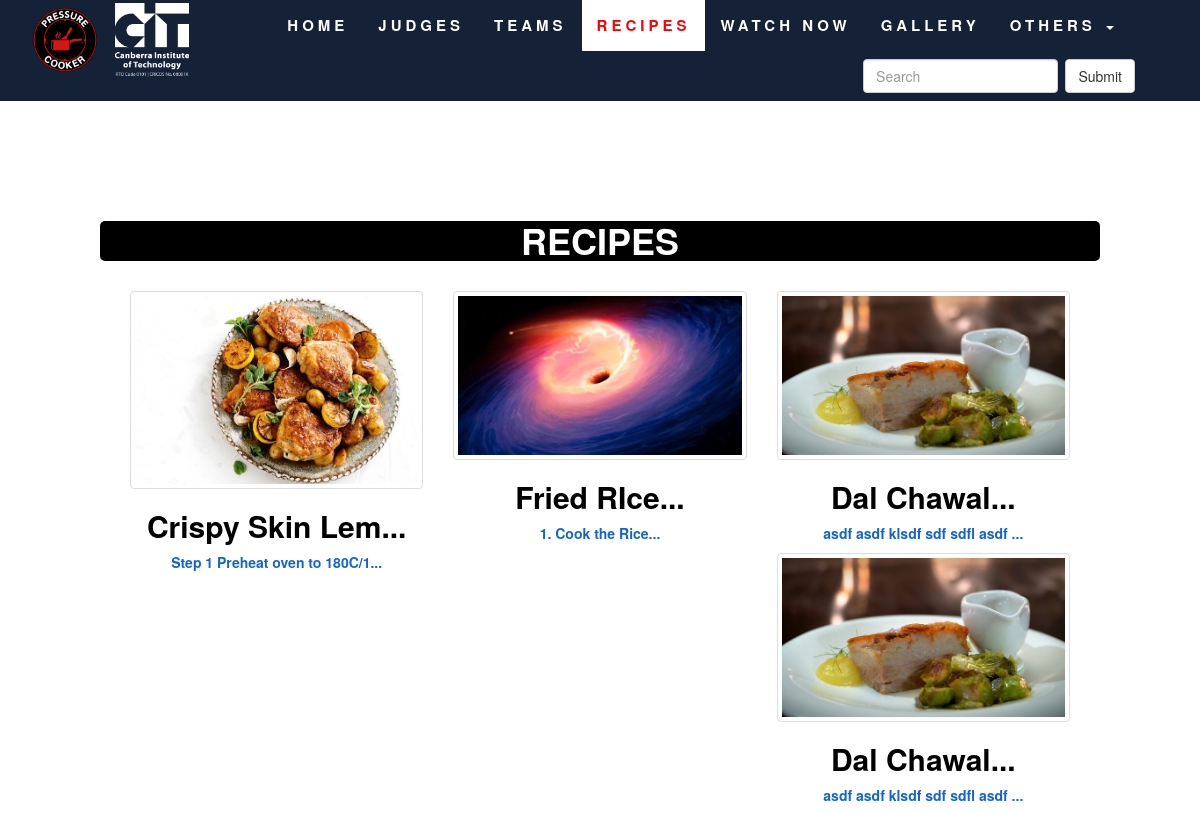
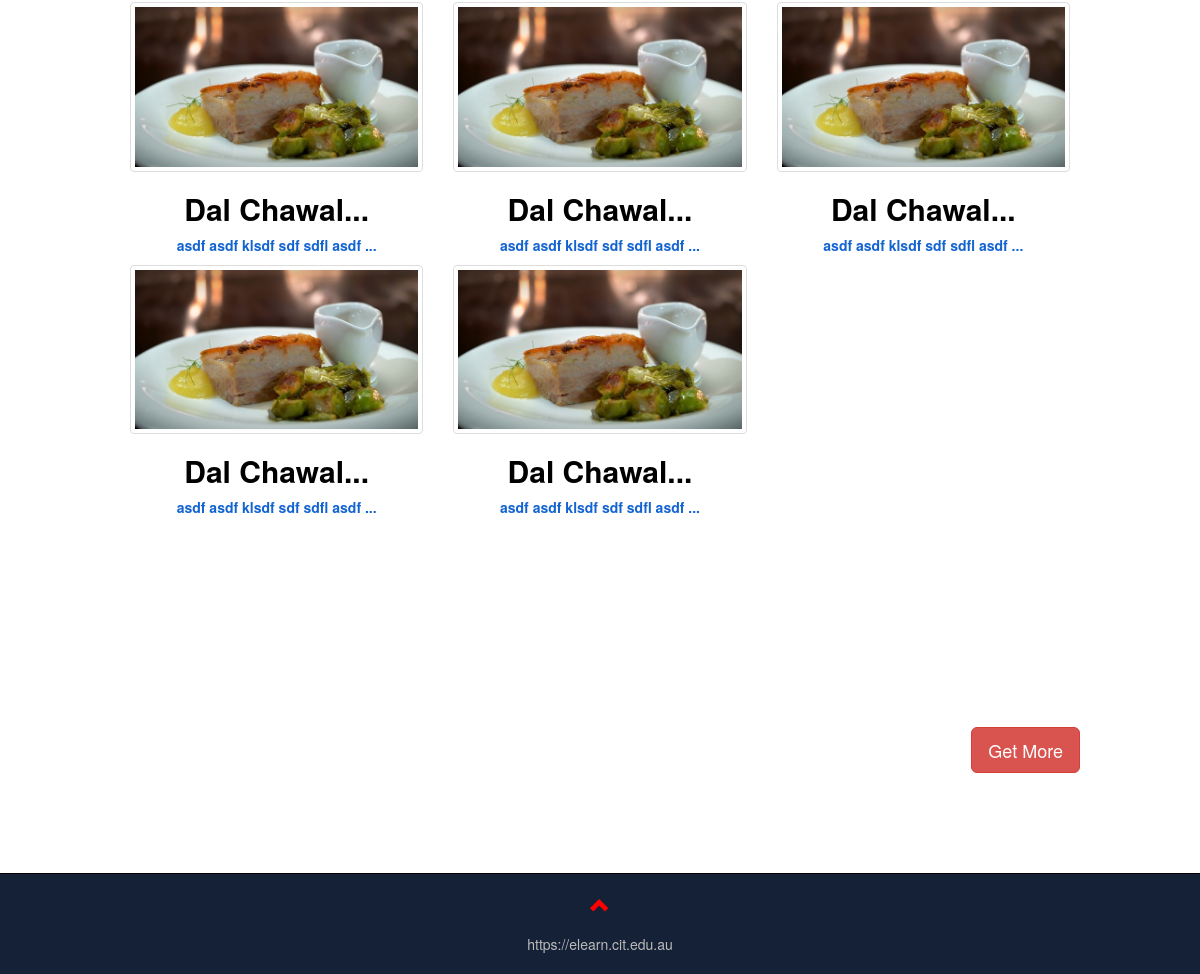
Screenshot of /recipesLink.php with the database file from the repository (2 pictures, top to bottom).
### tables this page shows
CREATE TABLE `recipes` (
  `id` int(10) NOT NULL,
  `name` text NOT NULL,
  `img` text NOT NULL,
  `ingredients` varchar(1024) NOT NULL,
  `method` text NOT NULL,
  `date` timestamp NOT NULL DEFAULT CURRENT_TIMESTAMP ON UPDATE CURRENT_TIMESTAMP,
  `etc` text NOT NULL
);

### recipesLink.php (the view, shortened to what this page needs)
<?php
	require __DIR__.'/admin/config/db.php';
?>
<!DOCTYPE html>
<html>
<head>
	<link rel="stylesheet" href="https://maxcdn.bootstrapcdn.com/bootstrap/3.3.7/css/bootstrap.min.css">
	<link href="assets\style.css" rel="stylesheet">
	<link rel="stylesheet" href="https://use.fontawesome.com/releases/v5.2.0/css/all.css">
</head>
<body id="topOfPage">
    <div class="container-fluid">
		<?php
		include "templates/navigationbar_template.php";
		?>
		<div class="myView bg-3">
		<div class="container-fluid myContainer bg-3 text-center goTopAnim">
			<h1 style="font-weight: bold; background: black; color: white; border-radius: 5px;">RECIPES</h1><br>
				<div class="row">
				<?php
				$recipe_query = "SELECT * FROM recipes
									ORDER BY date DESC
									LIMIT 0,12";
				$connect_recipe_query = mysqli_query($conn, $recipe_query);
				$count_rows = mysqli_num_rows($connect_recipe_query);
				if($count_rows > 0){
					while($get_each_row = mysqli_fetch_array($connect_recipe_query)){
						$id_of_recipe = $get_each_row['id'];
						$name_of_recipe = $get_each_row['name'];
						$img_of_recipe = $get_each_row['img'];
						$msg_of_recipe = $get_each_row['method'];
				?>
				<div class="col-sm-6 col-md-6 col-lg-4 nojudgedecoration zoomit">
					<a href="recipeDetails.php?recipe_id=<?php echo $id_of_recipe; ?>">
						<img class="resizeWithThumbnail" src="admin\dynamicImages\recipes\<?php echo $img_of_recipe; ?>" alt="team image">
						<h2><strong><?php echo substr($name_of_recipe, 0, 15); ?>...</strong></h2>
						<p class="recipesMessageLimit" style="color: #1364D1;"><strong><?php echo substr($msg_of_recipe, 0, 30); ?>...</strong></p>
					</a>
				</div>
				<?php
					}
				}
				?>
				</div>
		</div>
		</div>
		<div class="container-fluid myContainer bg-3 text-center goTopAnim" style="padding: 100px;">
			<button class="btn btn-danger btn-lg" style="float: right; margin-right: 20px;">Get More</button><br>
		</div>
		</div>
	<?php
	include 'templates/footer_template.php';
	?>
</body>
</html>

### assets/style.css (style rules this page uses)
body { background: #fffff; }
.resizeWithThumbnail { height: 330px; height: -webkit-fill-available; max-height: 330px; width: 490px; max-width: 100%; object-fit: cover; object-position: center; display: inline-block; padding: 4px; line-height: 1.42857143; background-color: #fff; border: 1px solid #ddd; border-radius: 4px; transition: all .2s ease-in-out; }
.nojudgedecoration >a { color: black; }
p.recipesMessageLimit { white-space: nowrap; overflow: hidden; text-overflow: ellipsis; max-width: 370px; }
.bg-3 { background-color: #FFFFFF; color: #152136; }
.myContainer { padding-top: 70px; padding-bottom: 70px; }
@media screen and (min-width: 900px) { .container-fluid { padding: 0px; } }
.row { margin-left: 15px; margin-right: 15px; }
.container-fluid { padding: 0px; }
@media screen and (min-width: 901px) { .myView { padding: 100px; } }

### rows the page displays
recipes: img (picture), name "Crispy Skin Lem", method "Step 1 Preheat oven to 180C/1"
recipes: img (picture), name "Fried RIce", method "1. Cook the Rice"
recipes: img (picture), name "Dal Chawal", method "asdf asdf klsdf sdf sdfl asdf"
recipes: img (picture), name "Dal Chawal", method "asdf asdf klsdf sdf sdfl asdf"
recipes: img (picture), name "Dal Chawal", method "asdf asdf klsdf sdf sdfl asdf"
recipes: img (picture), name "Dal Chawal", method "asdf asdf klsdf sdf sdfl asdf"
recipes: img (picture), name "Dal Chawal", method "asdf asdf klsdf sdf sdfl asdf"
recipes: img (picture), name "Dal Chawal", method "asdf asdf klsdf sdf sdfl asdf"
recipes: img (picture), name "Dal Chawal", method "asdf asdf klsdf sdf sdfl asdf"
